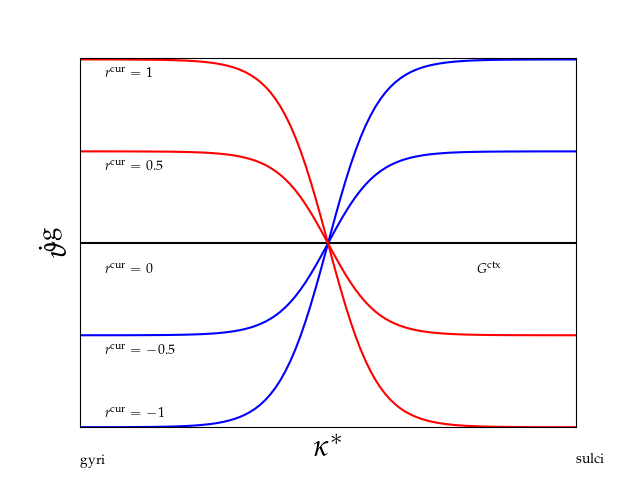

Reproduce this figure in Python.
import numpy as np
from matplotlib import pyplot as plt
from matplotlib import cm


# update latex font library
plt.rcParams.update({
    "text.usetex": True,
    "font.family": "sans-serif",
    "font.sans-serif": ["Helvetica"]})
# for Palatino and other serif fonts use:
plt.rcParams.update({
    "text.usetex": True,
    "font.family": "serif",
    "font.serif": ["Palatino"],
})


# define evolution of theta_g 
def func(kappa_ast,r_cur, G_ctx):
    
    theta_g_dot = G_ctx*(1.0 - r_cur* np.tanh(kappa_ast))
    
    return theta_g_dot


# curvature-sensitive parameter 
r_cur = np.linspace(-1.0,1.0,5) 


# normalized curvature 
kappa_ast = np.linspace(-5.0,5.0,100) 

# baseline growth rate 
G_ctx = 0.5 



# length of array
length_kappa_ast = len(kappa_ast)
length_r_cur = len(r_cur)


# initialize theta_g 
theta_g = np.zeros((length_kappa_ast, length_r_cur))


# loop over kappa_ast and r_cur
for i in range(length_kappa_ast): 
    
    
    for j in range(length_r_cur): 
        
            theta_g[i][j]  = func(kappa_ast[i],r_cur[j],G_ctx)


            
# plot the results        

# plot the results 
plt.plot(kappa_ast,theta_g[:,0],'b-')
plt.plot(kappa_ast,theta_g[:,1],'b-')
plt.plot(kappa_ast,theta_g[:,2],'k-')
plt.plot(kappa_ast,theta_g[:,3],'r-')
plt.plot(kappa_ast,theta_g[:,4],'r-')

plt.text(-4.5, .025, r'$r^{\mathrm{cur}}=-1$')
plt.text(-4.5, .2, r'$r^{\mathrm{cur}}=-0.5$')
plt.text(-4.5, .42, r'$r^{\mathrm{cur}}=0$')
plt.text(-4.5, .7, r'$r^{\mathrm{cur}}=0.5$')
plt.text(-4.5, 0.95, r'$r^{\mathrm{cur}}=1$')
plt.text(3, 0.42, r'$G^{\mathrm{ctx}}$')

plt.text(-5, -0.1, 'gyri')
plt.text(5, -0.1, 'sulci')



plt.xlim((-5.0, 5.0)) 
plt.ylim((0, 1.005)) 

plt.xlabel('$\kappa^{*}$',fontsize=23)
plt.ylabel('$\dot{\\vartheta}^{\mathrm{g}}$',fontsize=23)

ax = plt.gca()
ax.axes.xaxis.set_ticks([])
ax.axes.yaxis.set_ticks([])
plt.savefig("Fig2.png")


                        
            

              
            
            
            
            
            